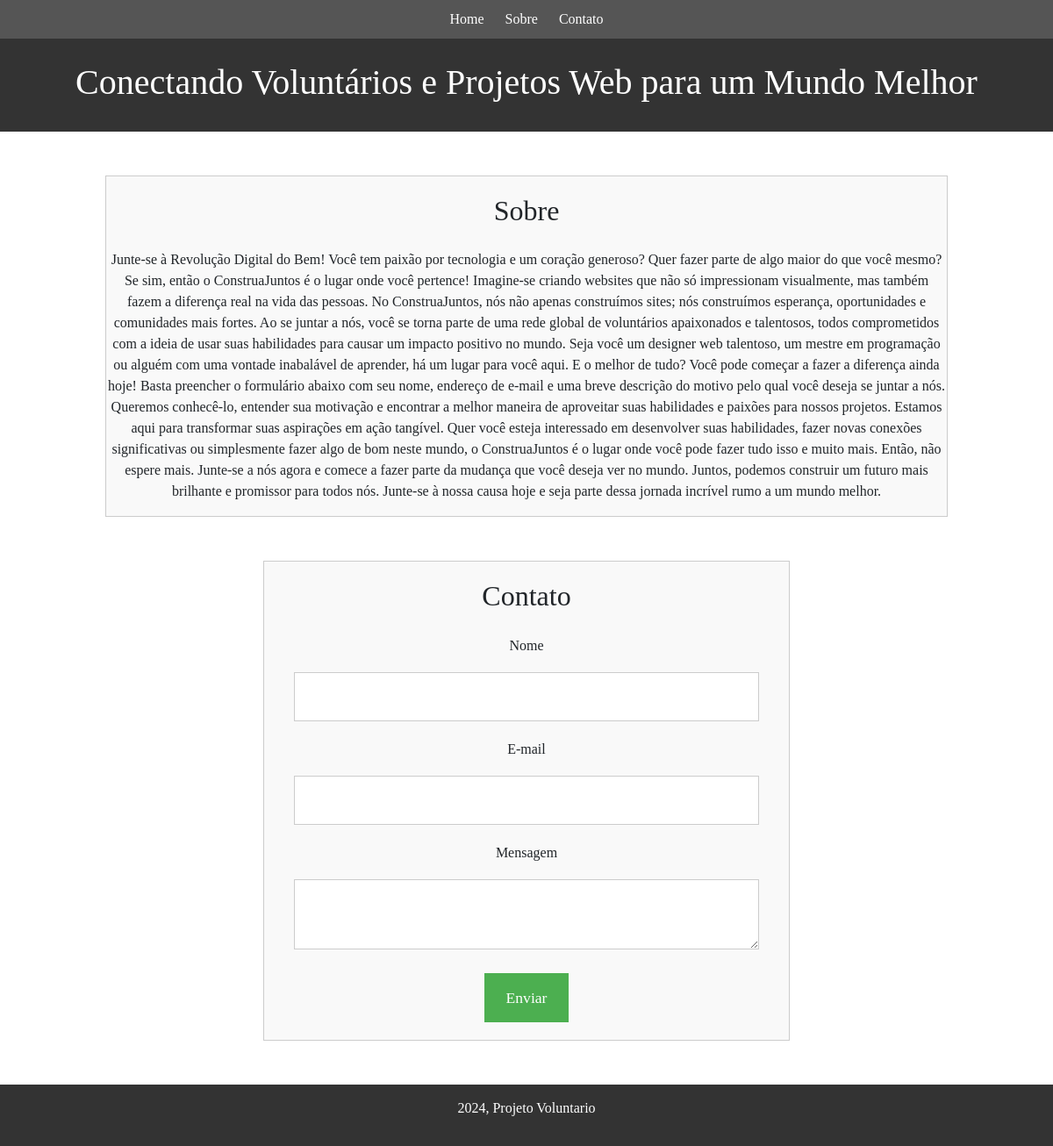
The page / on the database its author committed.
### tables this page shows
CREATE TABLE site (
            titulo TEXT,
            banner TEXT,
            sobre TEXT );

### index.php (the view, shortened to what this page needs)
<?php
require_once('bd.php');
$site_dados = $pdo->query("SELECT * FROM site")->fetch();
?>
<!DOCTYPE html>
<html lang="pt-br">
<head>
    <link href=Bootstrap_css_4.6/bootstrap.min.css rel="stylesheet" type="text/css">
</head>
<body>
    <nav>
        <li><a href="#banner">Home</a></li>
        <li><a href="#sobre">Sobre</a></li>
        <li><a href="#contato">Contato</a></li>
    </nav>
    <section id="banner">
        <h1><?= $site_dados['banner'] ?></h1>
    </section>
    <section id="sobre">
        <h2>Sobre</h2>
        <p><?= $site_dados['sobre'] ?></p>
    </section>
    <section id="contato">
        <h2>Contato</h2>
        <form method="post">
        <form method="post">
            <label for="nome">Nome</label>
            <input type="text" name="nome" id="nome" required/>
            <label for="email">E-mail</label>
            <input type="email" name="email" id="email" required/>
            <label for="mensagem">Mensagem</label>
            <textarea id="mensagem" name="mensagem" required></textarea>
            <button type="submit">Enviar</button>
        </form>
    </section>
    <footer>
        <p><?=date("Y")?>, <?=$site_dados['titulo']?></p>
    </footer>
</body>
</html>

### index.php (style rules this page uses)
* { margin: 0; padding: 0; font-family: 'Times New Roman', Times, serif; }
#banner { width: 100%; background-color: #333; color: #fff; text-align: center; font-size: 1.5em; height: 150px; padding-top: 70px; }
#sobre { width: 80%; margin: 50px auto; background-color: #f9f9f9; text-align: center; border: 1px solid #ccc; padding-top: 20px; }
#contato { width: 50%; margin: 50px auto; padding: 20px; background-color: #f9f9f9; border: 1px solid #ccc; text-align: center; }
h2 { margin-bottom: 25px; }
#contato input, #contato textarea { width: 95%; padding: 15px; border: 1px solid #ccc; outline: none; margin-top: 10px; margin-bottom: 20px; }
#contato button { background-color: #4CAF50; color: white; padding: 15px 25px; border: none; cursor: pointer; font-size: 1.1em; }
footer { background-color: #333; color: #fff; text-align: center; padding: 15px; }
nav { width: 100%; position: fixed; top: 0; left: 0; background-color: #555; color: #fff; text-align: center; }
nav li { margin: 10px; display: inline-block; }
nav a { color:#fff; text-decoration: none; }

### rows shown on the page
site: banner "Conectando Voluntários e Projetos Web para um Mundo Melhor", sobre "Junte-se à Revolução Digital do Bem! Você tem paixão por tecnologia e um coração generoso? Quer fazer parte de algo maior do que você mesmo? Se sim, então o ConstruaJuntos é o lugar onde você pertence! Imagine-se criando websites que não só impressionam visualmente, mas também fazem a diferença real na vida das pessoas. No ConstruaJuntos, nós não apenas construímos sites; nós construímos esperança, oportunidades e comunidades mais fortes. Ao se juntar a nós, você se torna parte de uma rede global de voluntários apaixonados e talentosos, todos comprometidos com a ideia de usar suas habilidades para causar um impacto positivo no mundo. Seja você um designer web talentoso, um mestre em…", titulo "Projeto Voluntario"
